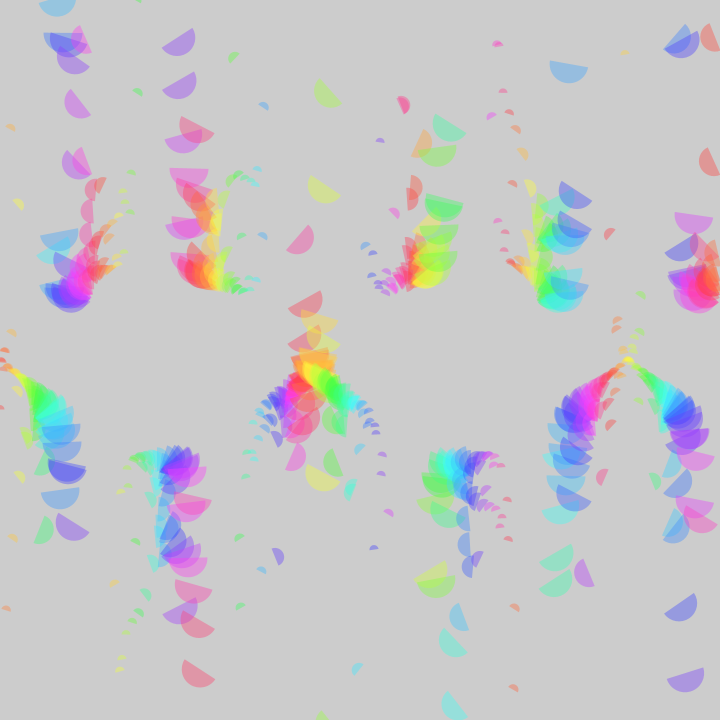
Frame 1 (no input)
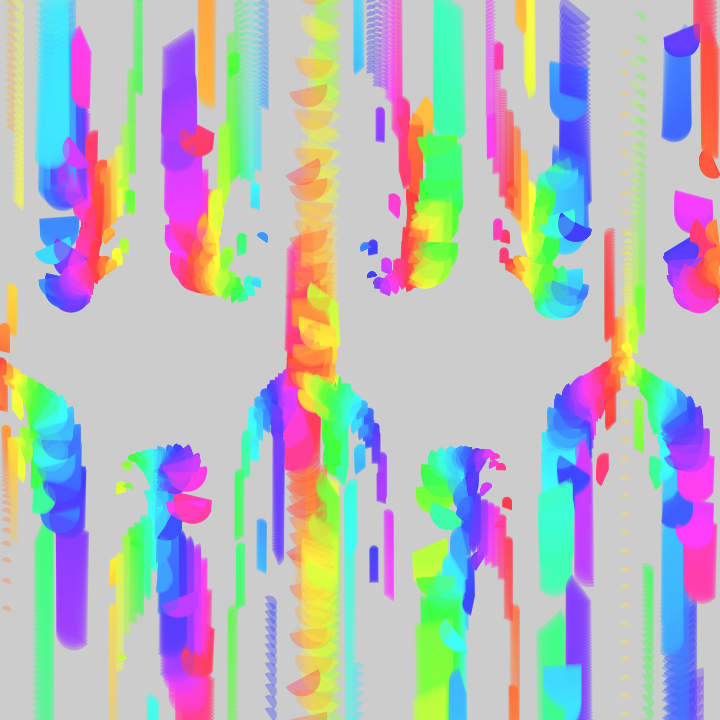
Frame 60 (the mouse pressed at the canvas centre just before this capture)
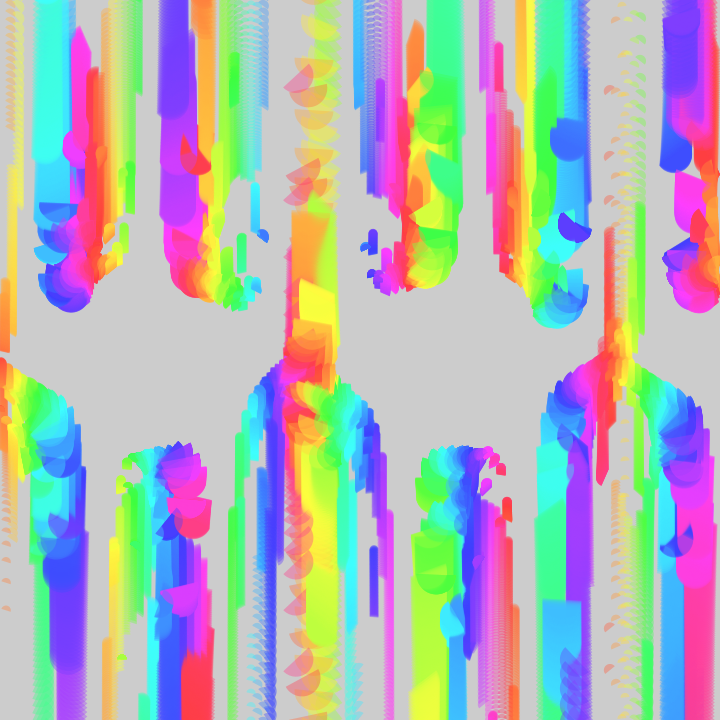
Frame 120 (the mouse held since frame 60 and released just before this capture)

The Processing sketch that drew these frames (run headless with seeded random() and noise(); from frame 60 on, the mouse is pressed at the canvas centre):

// Processing sketch: sketch_852020_HalfCircleFade
// ── sketch_852020_HalfCircleFade.pde
float t,x,A;
void setup(){size(720,720);noStroke();colorMode(HSB);}
void draw(){
 clear();
 t+=.002;
 for(x=0;x<720;x++){
  fill(((A=x*.05+t)*50)%255,192,255,96);
  arc(x,sin(x*.01+t)*99/sin(sin(x+t)+A)+360,9+sq(sin(A/2))*30,9+sq(sin(A/2))*30,A-PI,A);
 }
}
